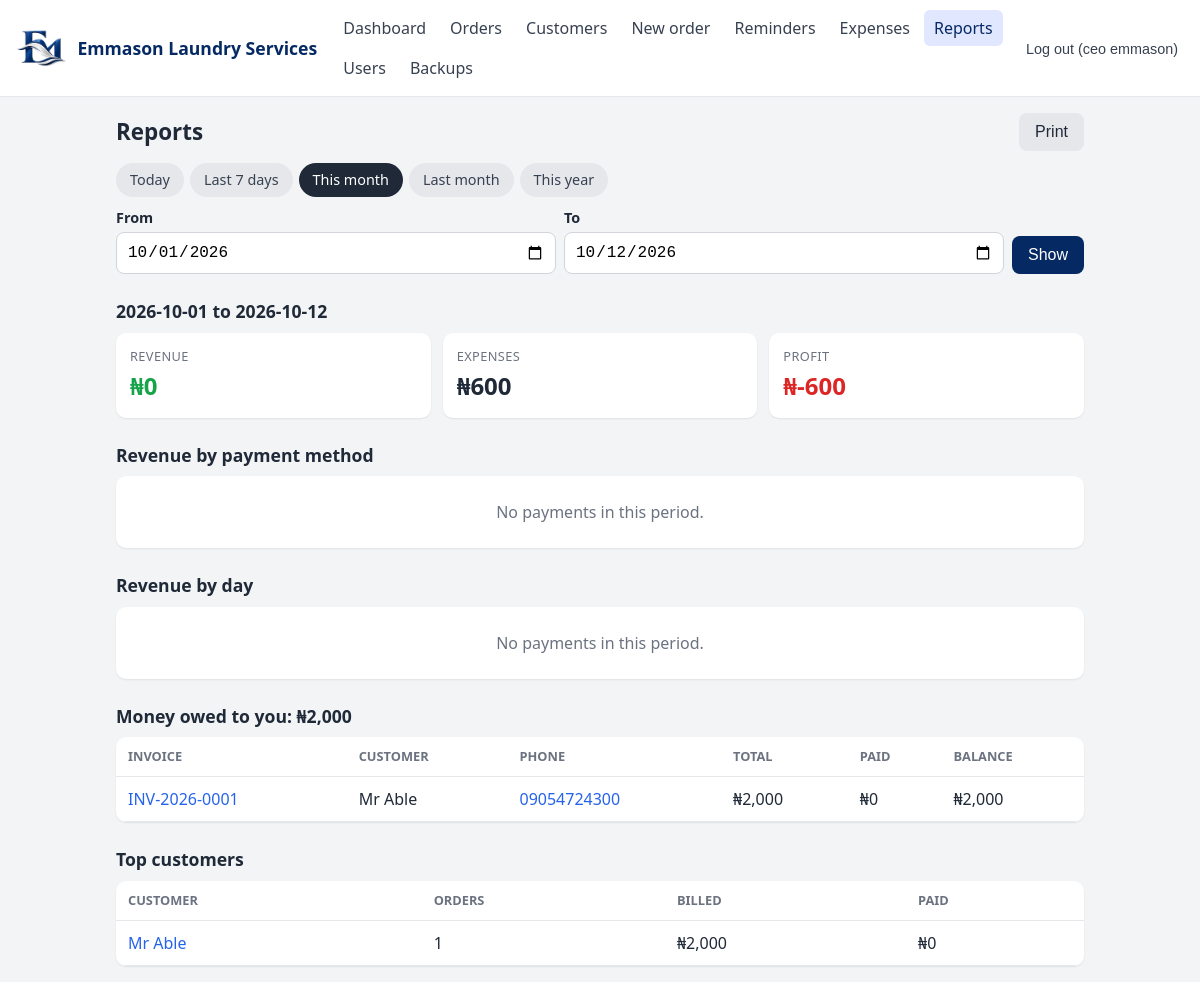
The page /app/reports (signed in) on the database its author committed.
### app/models.py (models this page shows, shortened)
class User(Base):
     __tablename__ = "users"
     id = Column(Integer, primary_key=True)
     username = Column(String, unique=True, nullable=False)
     full_name = Column(String, nullable=False)
     password_hash = Column(String, nullable=False)
     role = Column(String, default="staff")        # admin or staff
     is_active = Column(Boolean, default=True)
     created_at = Column(DateTime, default=datetime.utcnow)

class Invoice(Base):
    __tablename__ = "invoices"
    id = Column(Integer, primary_key=True)
    order_id = Column(Integer, ForeignKey("orders.id"), unique=True, nullable=False)
    invoice_number = Column(String, unique=True, nullable=False)
    total = Column(Integer, nullable=False)       # naira
    created_at = Column(DateTime, default=datetime.utcnow)
    order = relationship("Order", back_populates="invoice")
    payments = relationship("Payment", back_populates="invoice", cascade="all, delete-orphan")

class Customer(Base):
    __tablename__ = "customers"
    id = Column(Integer, primary_key=True)
    name = Column(String, nullable=False)
    phone = Column(String, unique=True, nullable=False)
    address = Column(String)
    created_at = Column(DateTime, default=datetime.utcnow)
    orders = relationship("Order", back_populates="customer")

### app/routers/web_admin.py (the view)
@router.get("/app/reports")
def reports_page(request: Request, start: str = "", end: str = "",
                 user=Depends(web_admin), db: Session = Depends(get_db)):
    today = today_wat()
    month_start = today.replace(day=1)
    s = parse_day(start, month_start)
    e = parse_day(end, today)
    error = None
    if s > e:
        error = "The start date must not be after the end date."
        s, e = month_start, today
    last_month_end = month_start - timedelta(days=1)
    ranges = [
        ("Today", today, today),
        ("Last 7 days", today - timedelta(days=6), today),
        ("This month", month_start, today),
        ("Last month", last_month_end.replace(day=1), last_month_end),
        ("This year", date(today.year, 1, 1), today),
    ]
    return templates.TemplateResponse(
        request, "reports.html",
        {"user": user, "page": "reports", "error": error,
         "start": s.isoformat(), "end": e.isoformat(),
         "ranges": [(label, a.isoformat(), b.isoformat()) for label, a, b in ranges],
         "report": dash.revenue_report(start=s, end=e, db=db),
         "outstanding": dash.outstanding_report(db=db),
         "top": dash.top_customers(limit=5, db=db)},
    )

### app/templates/reports.html (shortened to what this page needs)
{% extends "base.html" %}
{% block content %}
<div class="page-head">
  <h1>Reports</h1>
  <button class="btn secondary no-print" onclick="window.print()">Print</button>
</div>
<div class="chips">
  {% for label, s, e in ranges %}
  <a class="chip {{ 'on' if s == start and e == end }}" href="/app/reports?start={{ s }}&end={{ e }}">{{ label }}</a>
  {% endfor %}
</div>
<form class="filters" method="get" action="/app/reports">
  <div class="field"><label for="start">From</label><input id="start" name="start" type="date" value="{{ start }}"></div>
  <div class="field"><label for="end">To</label><input id="end" name="end" type="date" value="{{ end }}"></div>
  <button class="btn" type="submit">Show</button>
</form>
<h2>{{ start }} to {{ end }}</h2>
<div class="grid">
  <div class="card good"><div class="label">Revenue</div><div class="value">{{ report.revenue|naira }}</div></div>
  <div class="card"><div class="label">Expenses</div><div class="value">{{ report.expenses|naira }}</div></div>
  <div class="card {{ 'good' if report.profit >= 0 else 'warn' }}"><div class="label">Profit</div><div class="value">{{ report.profit|naira }}</div></div>
</div>
<h2>Revenue by payment method</h2>
<div class="table-wrap">
  {% if report.by_method %}
  <table>
    <thead><tr><th>Method</th><th>Amount</th></tr></thead>
    <tbody>
      {% for method, amount in report.by_method.items() %}
      <tr><td>{{ method|capitalize }}</td><td>{{ amount|naira }}</td></tr>
      {% endfor %}
    </tbody>
  </table>
  {% else %}<div class="empty">No payments in this period.</div>{% endif %}
</div>
<h2>Revenue by day</h2>
<div class="table-wrap">
  {% if report.by_day %}
  <table>
    <thead><tr><th>Date</th><th>Amount</th></tr></thead>
    <tbody>
      {% for day, amount in report.by_day.items() %}
      <tr><td>{{ day }}</td><td>{{ amount|naira }}</td></tr>
      {% endfor %}
    </tbody>
  </table>
  {% else %}<div class="empty">No payments in this period.</div>{% endif %}
</div>
<h2>Money owed to you: {{ outstanding.total_outstanding|naira }}</h2>
<div class="table-wrap">
  {% if outstanding.invoices %}
  <table>
    <thead><tr><th>Invoice</th><th>Customer</th><th>Phone</th><th>Total</th><th>Paid</th><th>Balance</th></tr></thead>
    <tbody>
      {% for r in outstanding.invoices %}
      <tr>
        <td><a href="/app/orders?q={{ r.invoice_number }}">{{ r.invoice_number }}</a></td>
        <td>{{ r.customer_name }}</td>
        <td><a href="tel:{{ r.customer_phone }}">{{ r.customer_phone }}</a></td>
        <td>{{ r.total|naira }}</td>
        <td>{{ r.amount_paid|naira }}</td>
        <td>{{ r.balance|naira }}</td>
      </tr>
      {% endfor %}
    </tbody>
  </table>
  {% else %}<div class="empty">Nobody owes you anything.</div>{% endif %}
</div>
<h2>Top customers</h2>
<div class="table-wrap">
  {% if top %}
  <table>
    <thead><tr><th>Customer</th><th>Orders</th><th>Billed</th><th>Paid</th></tr></thead>
    <tbody>
      {% for c in top %}
      <tr>
        <td><a href="/app/customers/{{ c.customer_id }}">{{ c.name }}</a></td>
        <td>{{ c.orders }}</td>
        <td>{{ c.total_billed|naira }}</td>
        <td>{{ c.total_paid|naira }}</td>
      </tr>
      {% endfor %}
    </tbody>
  </table>
  {% else %}<div class="empty">No orders yet.</div>{% endif %}
</div>
{% endblock %}

### app/templates/base.html (shortened to what this page needs)
<!doctype html>
<html lang="en">
<head>
  <link rel="stylesheet" href="/static/style.css">
</head>
<body>
  <header class="topbar">
      <a class="brand" href="/app"><img src="/static/logo-mark.png" alt=""><span>{{ business }}</span></a>
        <nav>
      <a href="/app" class="{{ 'active' if page == 'dashboard' }}">Dashboard</a>
      <a href="/app/orders" class="{{ 'active' if page == 'orders' }}">Orders</a>
      <a href="/app/customers" class="{{ 'active' if page == 'customers' }}">Customers</a>
      <a href="/app/orders/new" class="{{ 'active' if page == 'new_order' }}">New order</a>
      <a href="/app/reminders" class="{{ 'active' if page == 'reminders' }}">Reminders</a>
      {% if user.role == "admin" %}
      <a href="/app/expenses" class="{{ 'active' if page == 'expenses' }}">Expenses</a>
      <a href="/app/reports" class="{{ 'active' if page == 'reports' }}">Reports</a>
      <a href="/app/users" class="{{ 'active' if page == 'users' }}">Users</a>
      <a href="/app/backups" class="{{ 'active' if page == 'backups' }}">Backups</a>
      {% endif %}
    </nav>
    <form method="post" action="/logout">
      <button class="link">Log out ({{ user.username }})</button>
    </form>
  </header>
  <main>
    {% block content %}{% endblock %}
  </main>
</body>
</html>

### app/static/style.css (style rules this page uses)
* { box-sizing: border-box; }
body { margin: 0; font-family: system-ui, -apple-system, "Segoe UI", Roboto, sans-serif; background: #f3f4f6; color: #1f2937; line-height: 1.5; }
a { color: #2563eb; text-decoration: none; }
.topbar { background: #1f2937; color: #fff; padding: 10px 16px; display: flex; flex-wrap: wrap; align-items: center; gap: 8px 16px; }
.topbar .brand { color: #fff; font-weight: 700; font-size: 1.1rem; }
.topbar nav { display: flex; flex-wrap: wrap; gap: 4px; flex: 1; }
.topbar nav a { color: #d1d5db; padding: 6px 10px; border-radius: 6px; }
.topbar nav a.active, .topbar nav a:hover { background: #374151; color: #fff; }
.topbar form { margin: 0; }
button.link { background: none; border: 0; color: #d1d5db; cursor: pointer; font-size: .9rem; }
main { max-width: 1000px; margin: 0 auto; padding: 16px; }
h1 { font-size: 1.4rem; margin: 8px 0 16px; }
h2 { font-size: 1.1rem; margin: 24px 0 8px; }
.grid { display: grid; gap: 12px; grid-template-columns: repeat(auto-fit, minmax(150px, 1fr)); }
.card { background: #fff; border-radius: 10px; padding: 14px; box-shadow: 0 1px 2px rgba(0,0,0,.08); }
.card .label { font-size: .8rem; color: #6b7280; text-transform: uppercase; letter-spacing: .03em; }
.card .value { font-size: 1.5rem; font-weight: 700; margin-top: 2px; }
.card.warn .value { color: #dc2626; }
.card.good .value { color: #16a34a; }
.btn { display: inline-block; background: #2563eb; color: #fff; border: 0; border-radius: 8px; padding: 10px 16px; font-size: 1rem; cursor: pointer; }
.btn.secondary { background: #e5e7eb; color: #1f2937; }
input, select, textarea { width: 100%; padding: 10px; border: 1px solid #d1d5db; border-radius: 8px; font-size: 1rem; background: #fff; }
label { display: block; font-size: .9rem; font-weight: 600; margin: 12px 0 4px; }
.table-wrap { overflow-x: auto; background: #fff; border-radius: 10px; box-shadow: 0 1px 2px rgba(0,0,0,.08); }
table { width: 100%; border-collapse: collapse; }
th, td { text-align: left; padding: 10px 12px; border-bottom: 1px solid #e5e7eb; white-space: nowrap; }
th { font-size: .8rem; color: #6b7280; text-transform: uppercase; }
.page-head { display: flex; justify-content: space-between; align-items: center; flex-wrap: wrap; gap: 8px; margin-bottom: 12px; }
.page-head h1 { margin: 0; }
.empty { padding: 24px; text-align: center; color: #6b7280; }
.chips { display: flex; flex-wrap: wrap; gap: 6px; margin-bottom: 10px; }
.chip { padding: 6px 14px; border-radius: 999px; background: #e5e7eb; color: #374151; font-size: .9rem; }
.chip.on { background: #1f2937; color: #fff; }
.filters { display: flex; flex-wrap: wrap; gap: 8px; align-items: flex-end; margin-bottom: 12px; }
.filters .field { flex: 1 1 140px; min-width: 0; }
.filters label { margin: 0 0 4px; }
.topbar { background: #fff; color: #052963; border-bottom: 1px solid #e5e7eb; }
.topbar .brand { color: #052963; display: flex; align-items: center; gap: 10px; }
.topbar .brand img { height: 38px; width: auto; }
.topbar nav a { color: #374151; }
.topbar nav a.active, .topbar nav a:hover { background: #e0e7ff; color: #052963; }
.topbar button.link, .userbar a { color: #374151; }
.btn { background: #052963; }

### rows shown on the page
User: username "ceo emmason"
Invoice: invoice_number "INV-2026-0001", total|naira "₦2,000"
Customer: customer_name "Mr Able", customer_phone "09054724300", name "Mr Able", orders "1", total_billed|naira "₦2,000", total_paid|naira "₦0"

### other values the page prints
{{ business }} "Emmason Laundry Services"
{{ label }} "Today" "Last 7 days" "This month" "Last month" "This year"
{{ start }} "2026-10-01"
{{ end }} "2026-10-12"
{{ report.revenue|naira }} "₦0"
{{ report.expenses|naira }} "₦600"
{{ report.profit|naira }} "₦-600"
{{ outstanding.total_outstanding|naira }} "₦2,000"
{{ r.amount_paid|naira }} "₦0"
{{ r.balance|naira }} "₦2,000"
